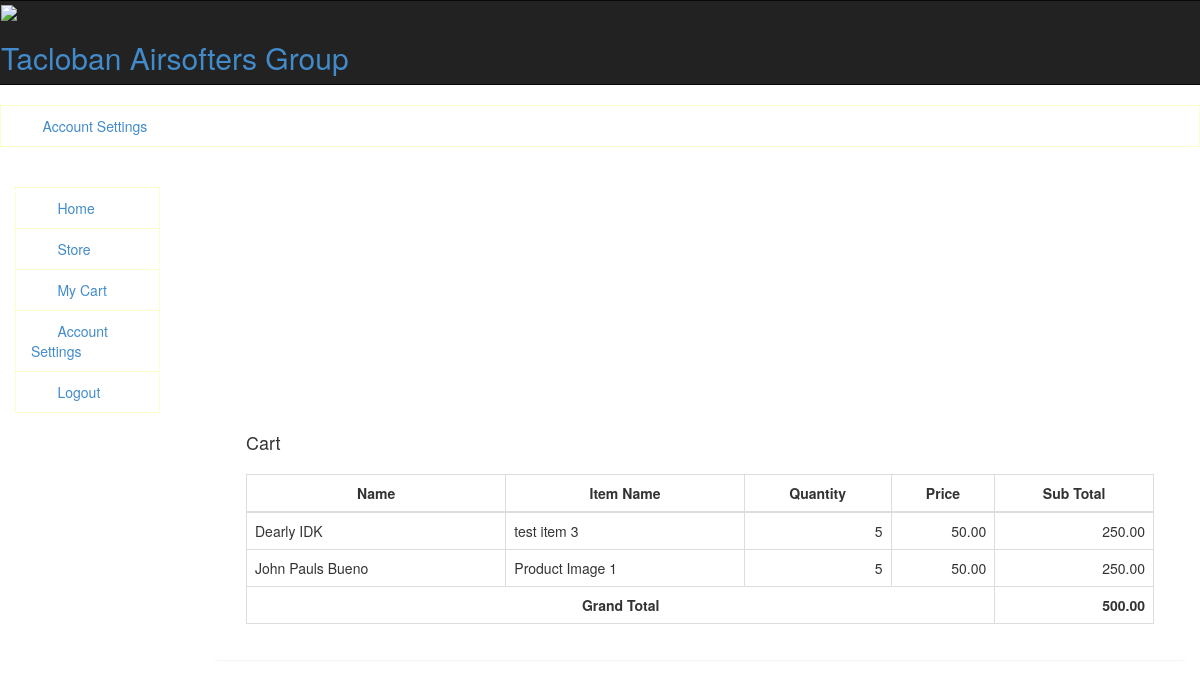
/index.php/admin/sales, run on an earlier commit of the app's database.
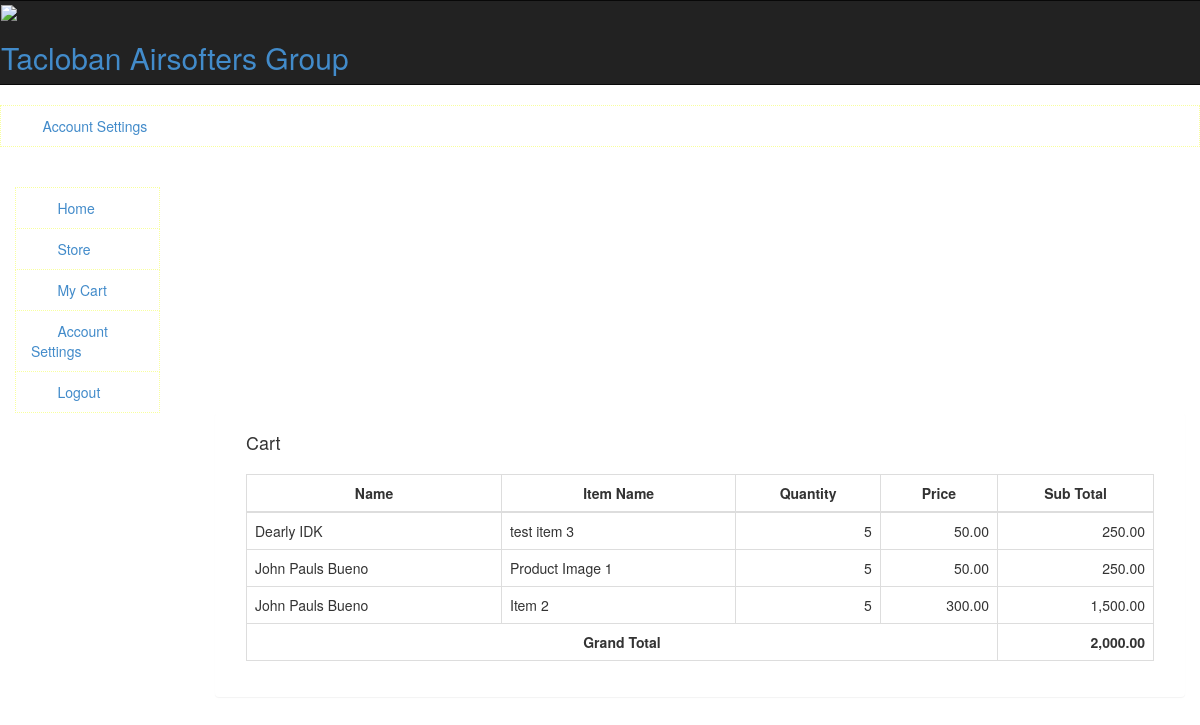
And on a later commit of the database.
### tables this page shows
CREATE TABLE `cart` (
  `id` int(11) NOT NULL,
  `product` int(11) NOT NULL,
  `quantity` int(11) NOT NULL,
  `cid` int(11) NOT NULL,
  `price` decimal(11,2) NOT NULL,
  `status` int(11) NOT NULL
);

CREATE TABLE `contacts` (
  `id` int(11) NOT NULL,
  `first_name` varchar(255) NOT NULL,
  `last_name` varchar(255) NOT NULL,
  `dob` date NOT NULL,
  `pob` varchar(255) NOT NULL,
  `work` varchar(255) NOT NULL,
  `location` varchar(255) NOT NULL,
  `contact` varchar(255) NOT NULL,
  `email` varchar(255) NOT NULL,
  `gender` varchar(255) NOT NULL,
  `image` text NOT NULL,
  `deleted` int(1) NOT NULL
);

CREATE TABLE `products` (
  `id` int(11) NOT NULL,
  `item_name` varchar(255) NOT NULL,
  `quantity` int(11) NOT NULL,
  `serial` varchar(255) NOT NULL,
  `price` double(11,2) NOT NULL,
  `image` text NOT NULL,
  `short_description` text NOT NULL
);

### application/controllers/Admin.php (called while the page is built, shortened)
<?php
class Admin extends CI_Controller
{
    public function sales()
    {
        $this->load->model('home');
        $this->load->view('templates/header');
        $this->load->view('templates/nav');
        $this->load->view('templates/admin_nav');
        $this->load->view('pages/admin/sales');
        $this->load->view('templates/footer');
    }
}

### index.php (called while the page is built, shortened)
<?php
require_once BASEPATH.'core/CodeIgniter.php';

### application/models/home.php (called while the page is built, shortened)
<?php
Class Home extends CI_Model
{
    public function viewSales() {
        return $this->db->query("SELECT a.id cart_id, b.*, a.quantity q, a.price p, c.first_name, c.last_name FROM `cart` a, `products` b, contacts c WHERE a.product = b.id AND a.status = 1 AND c.id = a.cid")->result_array();
    }
}

### application/views/pages/admin/sales.php (the view, shortened to what this page needs)
<?php
$product_record = $this->home->viewSales();
$total = 0;
?>
<div class="col-md-2">
</div>
<div class="col-md-10 body-container">
    <div class="panel p-body">
        <div class="panel-heading search">
            <div class="col-md-6">
                <h4>Cart</h4>
            </div>
        </div>
        <div class="panel-body">
            <div class="col-md-12">
            </div>
            <?php if (count($product_record) != 0) { ?>
                <div class="col-md-12" style="margin-top: 10px;">
                    <table class="table table-bordered" style="padding: 10px;">
                        <tr>
                            <th style="text-align: center">Name</th>
                            <th style="text-align: center">Item Name</th>
                            <th style="text-align: center">Quantity</th>
                            <th style="text-align: center">Price</th>
                            <th style="text-align: center">Sub Total</th>
                        </tr>
                        <tbody>
                        <?php foreach ($product_record as $val) { ?>
                            <tr>
                                <td>
                                    <?= $val['first_name'] . ' ' . $val['last_name'] ?>
                                </td>
                                <td><?= $val['item_name'] ?></td>
                                <td style="text-align: right"><?= $val['q'] ?></td>
                                <td style="text-align: right"><?= $val['p'] ?></td>
                                <td style="text-align: right"><?= number_format($val['q'] * $val['p'], 2, '.', ',') ?></td>
                            </tr>
                            <?php
                            $subtotal = $val['q'] * $val['p'];
                            $total += $subtotal;
                        } ?>
                        <tr>
                            <th colspan="4" style="text-align: center">Grand Total</th>
                            <th style="text-align: right"><span
                                    id="total"><?= number_format($total, 2, '.', ',') ?></span>
                            </th>
                        </tr>
                        </tbody>
                    </table>
                </div>
            <?php } ?>
        </div>
    </div>
</div>

### application/views/templates/header.php (shortened to what this page needs)
<!DOCTYPE html>
<html lang="en" class="no-js">
<head>
    <link href="<?php echo base_url('assets/css/bootstrap.min.css');?>" rel="stylesheet">
    <link href="<?php echo base_url('assets/css/bootstrap-theme.css'); ?>" rel="stylesheet">
    <link rel="stylesheet" type="text/css" href="<?php echo base_url('assets/css/product.css'); ?>">
    <link rel="stylesheet" type="text/css" href="<?php echo base_url('assets/css/jasny-bootstrap.min.css'); ?>">
    <link rel="stylesheet" type="text/css" href="<?php echo base_url('assets/css/select2.css'); ?>">
    <link rel="stylesheet" type="text/css" href="<?php echo base_url('assets/css/select2-bootstrap.css'); ?>">
    <link rel="stylesheet" type="text/css" href="<?php echo base_url('assets/css/dataTables.bootstrap.css'); ?>">
    <link rel="stylesheet" type="text/css" href="<?php echo base_url('assets/css/styles.css'); ?>">
    <link rel="stylesheet" type="text/css" href="//cdn.datatables.net/1.10.16/css/jquery.dataTables.css">
</head>
<body>

### application/views/templates/nav.php (shortened to what this page needs)
<div class="row">
    <nav class="navbar navbar-inverse nav-head" role="navigation">
        <div class="container-fluid">
            <div class="navbar-header">
                <div>
                    <img class="img-logo" src="<?php echo base_url('assets/images/5155029.jpg'); ?>"><h2 class="hd-title"><a class="title" href="<?php echo base_url(); ?>">Tacloban Airsofters Group</a></h2>
                </div>
            </div>
        </div>
    </nav>
</div>

### application/views/templates/admin_nav.php (shortened to what this page needs)
<li class="list-group-item"><a class="menu" href="index.php?page=account">
        <span class="glyphicon glyphicon-cog"></span>&nbsp; &nbsp; Account Settings</a></li>
<div class="row">
    <div class="col-md-2 side-bar-menu hidden-print">
        <div class="collapse navbar-collapse">
            <div class="panel-heading">
                <div style="margin: 0 auto">
                </div>
            </div>
            <li class="list-group-item"><a class="menu" href="/admin_home">
                    <span class="glyphicon glyphicon-home"></span>&nbsp; &nbsp; Home</a></li>
            <li class="list-group-item"><a class="menu" href="/store">
                    <span class="glyphicon glyphicon-tasks"></span>&nbsp; &nbsp; Store</a></li>
            <li class="list-group-item"><a class="menu" href="/my_cart">
                    <span class="glyphicon glyphicon-briefcase"></span>&nbsp; &nbsp; My Cart</a></li>
            <li class="list-group-item"><a class="menu" href="/account_settings">
                    <span class="glyphicon glyphicon-cog"></span>&nbsp; &nbsp; Account Settings</a></li>
            <li class="list-group-item"><a class="menu" href="/logout">
                    <span class="glyphicon glyphicon-log-out"></span>&nbsp; &nbsp; Logout</a></li>
        </div>
    </div>
</div>

### application/views/templates/footer.php (shortened to what this page needs)
</body>

What changed in the data, as far as the page shows it:
now on this page (row edited): cart: contacts.first_name "John Pauls", contacts.last_name "Bueno", products.item_name "Item 2", quantity "5", price "300.00", $val['q'] * $val['p'] "1,500.00"
Also different on the page:
$total: "500.00" → "2,000.00"
